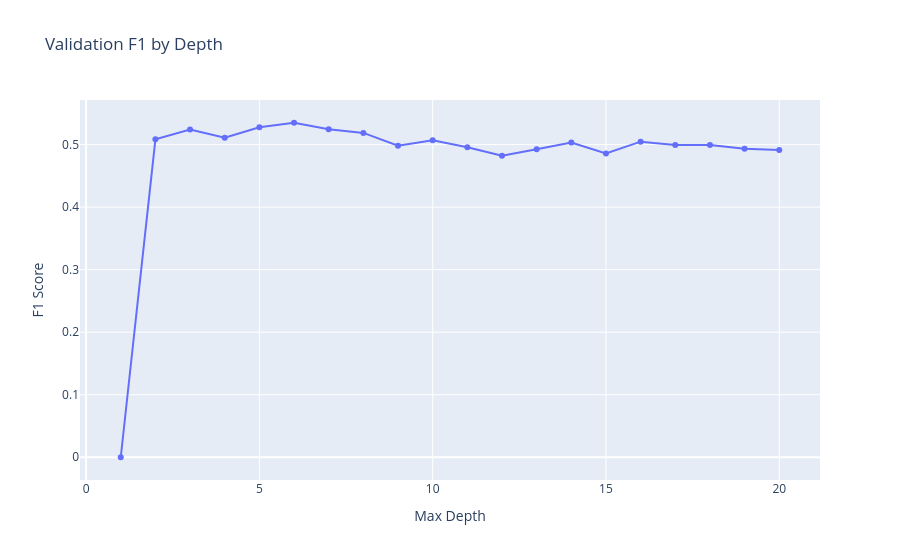

Source (notebook cell):
### Markdown cell above
### 3.3 - DecisionTreeClassifier

### Code cell
model_dtc, depth, f1_dtc, roc_auc_dtc = dtc_optimizer(
    features_train_le,
    target_train_le,
    features_val_le,
    target_val_le
)

scores_df.loc[len(scores_df)] = ['model_dtc','',depth, f1_dtc, roc_auc_dtc]

### Figure 1 — Plotly figure (JSON) as saved in the notebook; plotly's stock layout.template omitted (floating-point values rounded to 4 significant figures)
{"data": [{"hovertemplate": "Max Depth=%{x}<br>F1 Score=%{y}<extra></extra>", "legendgroup": "", "line": {"color": "#636efa", "dash": "solid"}, "marker": {"symbol": "circle"}, "mode": "lines+markers", "name": "", "orientation": "v", "showlegend": false, "type": "scatter", "x": [1.0, 2.0, 3.0, 4.0, 5.0, 6.0, 7.0, 8.0, 9.0, 10.0, 11.0, 12.0, 13.0, 14.0, 15.0, 16.0, 17.0, 18.0, 19.0, 20.0], "xaxis": "x", "y": [0.0, 0.5085, 0.5242, 0.5109, 0.5276, 0.5349, 0.5247, 0.5186, 0.4983, 0.5071, 0.4957, 0.4822, 0.4927, 0.5034, 0.4858, 0.5047, 0.4993, 0.4993, 0.4935, 0.4915], "yaxis": "y"}], "layout": {"legend": {"tracegroupgap": 0}, "title": {"text": "Validation F1 by Depth"}, "xaxis": {"anchor": "y", "domain": [0, 1], "title": {"text": "Max Depth"}}, "yaxis": {"anchor": "x", "domain": [0, 1], "title": {"text": "F1 Score"}}}}
